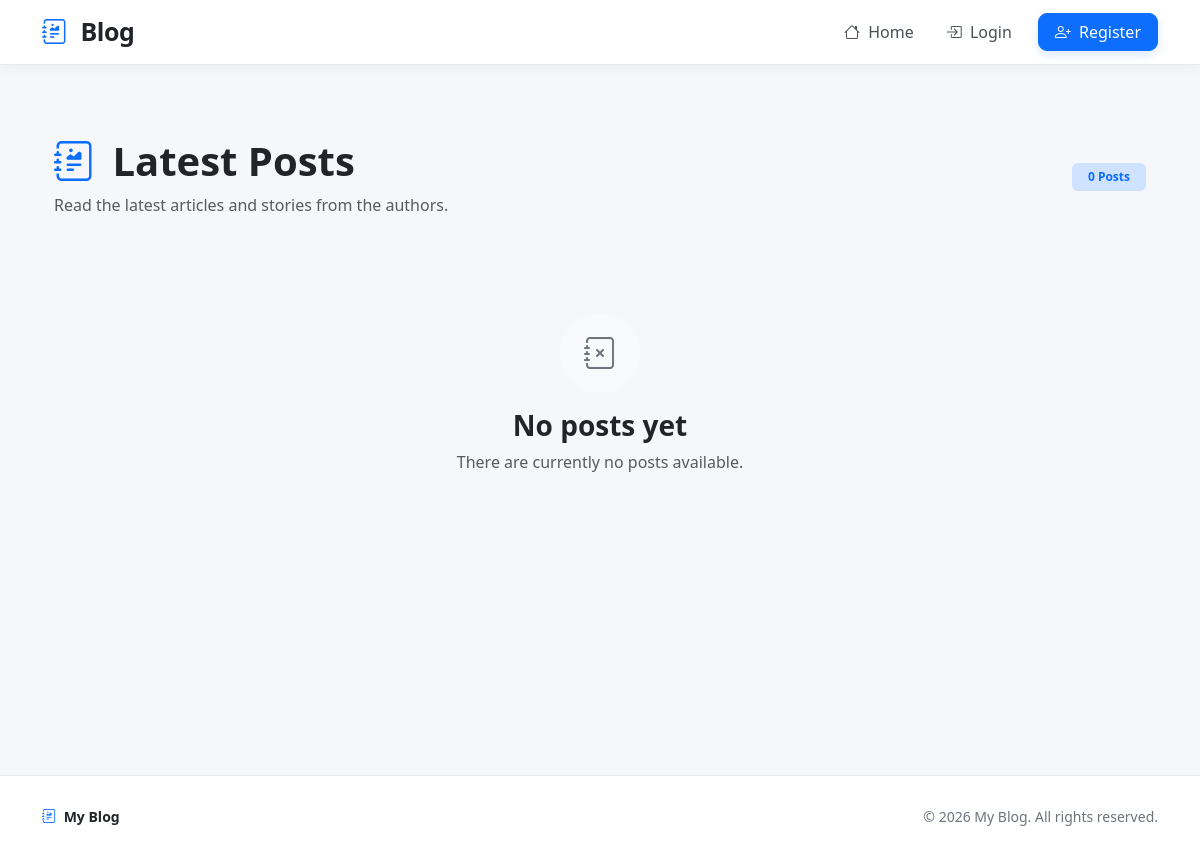
The app's page /, older data.
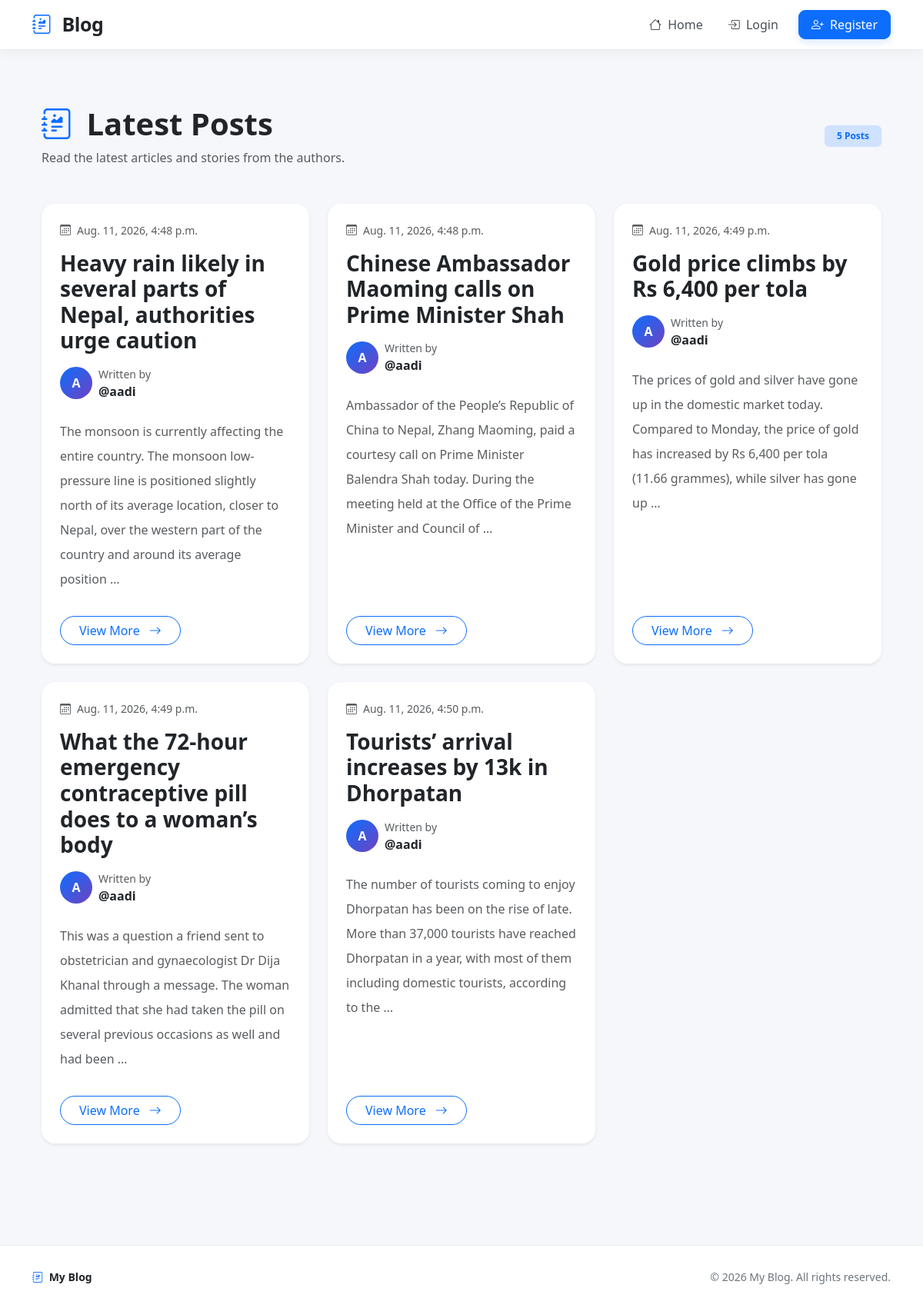
The same page, newer data.
### blog_app/models.py (models this page shows, shortened)
class Post(models.Model):
    title = models.CharField(max_length=256)
    content = models.TextField()
    author = models.ForeignKey("auth.User", on_delete=models.CASCADE)
    created_at = models.DateTimeField(auto_now_add=True)
    updated_at = models.DateTimeField(auto_now=True)
    published_at = models.DateTimeField(null=True, blank=True)

### blog_app/views.py (the view)
# urls.py: path("", views.post_list, name="post-list"),
def post_list(request):
    posts = Post.objects.all()
    return render(
        request,
        "post_list.html",
        {"posts": posts},
    )

### templates/post_list.html (shortened to what this page needs)
{% extends "base.html" %}
{% block content %}
<div class="container py-5">
    <div class="d-flex flex-column flex-md-row justify-content-between align-items-md-center mb-5">
        <div>
            <h1 class="fw-bold mb-2">
                <a href="/" class="text-decoration-none text-dark">
                    <i class="bi bi-journal-richtext text-primary me-2"></i>
                    Latest Posts
                </a>
            </h1>
            <p class="text-muted mb-0">
                Read the latest articles and stories from the authors.
            </p>
        </div>
        <span class="badge bg-primary-subtle text-primary px-3 py-2 mt-3 mt-md-0">
            {{ posts|length }} Posts
        </span>
    </div>
    <div class="row g-4">
        {% for post in posts %}
        <div class="col-12 col-md-6 col-lg-4">
            <article class="card h-100 border-0 shadow-sm post-card">
                <div class="card-body p-4">
                    <div class="d-flex align-items-center text-muted small mb-3">
                        <i class="bi bi-calendar3 me-2"></i>
                        {{ post.published_at }}
                    </div>
                    <h3 class="card-title fw-bold mb-3">
                        <a href="{% url 'post-detail' post.pk %}" class="text-decoration-none text-dark post-title">
                            {{ post.title }}
                        </a>
                    </h3>
                    <div class="d-flex align-items-center mb-4">
                        <div class="author-avatar">
                            {{ post.author.username|first|upper }}
                        </div>
                        <div class="ms-2">
                            <small class="text-muted d-block">Written by</small>
                            <span class="fw-semibold">
                                @{{ post.author.username }}
                            </span>
                        </div>
                    </div>
                    <p class="card-text text-muted lh-lg">
                        {{ post.content|truncatewords:35 }}
                    </p>
                </div>
                <div class="card-footer bg-white border-0 px-4 pb-4">
                    <a href="{% url 'post-detail' post.pk %}" class="btn btn-outline-primary rounded-pill px-4">
                        View More
                        <i class="bi bi-arrow-right ms-2"></i>
                    </a>
                </div>
            </article>
        </div>
        {% empty %}
        <div class="col-12">
            <div class="text-center py-5">
                <div class="empty-icon mb-3">
                    <i class="bi bi-journal-x"></i>
                </div>
                <h3 class="fw-bold">No posts yet</h3>
                <p class="text-muted">
                    There are currently no posts available.
                </p>
            </div>
        </div>
        {% endfor %}
    </div>
</div>
{% endblock content %}

### templates/base.html (shortened to what this page needs)
{% load static %}
<!doctype html>
<html lang="en">
<head>
    <link href="{% static 'css/bootstrap.min.css' %}" rel="stylesheet">
    <link rel="stylesheet" href="https://cdn.jsdelivr.net/npm/bootstrap-icons@1.11.3/font/bootstrap-icons.min.css">
</head>
<body>
    <nav class="navbar navbar-expand-lg navbar-custom sticky-top">
        <div class="container">
            <a class="navbar-brand" href="/">
                <i class="bi bi-journal-richtext me-2"></i>
                Blog
            </a>
            <div class="collapse navbar-collapse" id="mainNavbar">
                <ul class="navbar-nav ms-auto align-items-lg-center gap-lg-1">
                    <li class="nav-item">
                        <a class="nav-link" href="/">
                            <i class="bi bi-house me-1"></i>
                            Home
                        </a>
                    </li>
                    {% if request.user.is_authenticated %}
                    <li class="nav-item">
                        <a class="nav-link" href="#">
                            <i class="bi bi-plus-circle me-1"></i>
                            Add Post
                        </a>
                    </li>
                    <li class="nav-item">
                        <a class="nav-link" href="#">
                            <i class="bi bi-file-earmark-text me-1"></i>
                            Drafts
                        </a>
                    </li>
                    <li class="nav-item dropdown">
                        <a class="nav-link dropdown-toggle" href="#" role="button" data-bs-toggle="dropdown"
                            aria-expanded="false">
                            <i class="bi bi-person-circle me-1"></i>
                            {{ request.user.username }}
                        </a>
                        <ul class="dropdown-menu dropdown-menu-end shadow-sm border-0">
                            <li>
                                <a class="dropdown-item" href="#">
                                    <i class="bi bi-person me-2"></i>
                                    Profile
                                </a>
                            </li>
                            <li>
                                <a class="dropdown-item" href="#">
                                    <i class="bi bi-gear me-2"></i>
                                    Settings
                                </a>
                            </li>
                            <li>
                                <hr class="dropdown-divider">
                            </li>
                            <li>
                                <form action="{% url 'logout' %}" method="post">
                                    {% csrf_token %}
                                    <button type="submit" class="dropdown-item text-danger">
                                        <i class="bi bi-box-arrow-right me-2"></i>
                                        Logout
                                    </button>
                                </form>
                            </li>
                        </ul>
                    </li>
                    {% else %}
                    <li class="nav-item">
                        <a class="nav-link" href="{% url 'login' %}">
                            <i class="bi bi-box-arrow-in-right me-1"></i>
                            Login
                        </a>
                    </li>
                    <li class="nav-item">
                        <a class="btn btn-primary px-3 ms-lg-2" href="#">
                            <i class="bi bi-person-plus me-1"></i>
                            Register
                        </a>
                    </li>
                    {% endif %}
                </ul>
            </div>
        </div>
    </nav>
    <main>
        <div class="container py-4">
            {% block content %}
            {% endblock content %}
        </div>
    </main>
    <footer class="footer">
        <div class="container">
            <div class="d-flex flex-column flex-md-row
                       justify-content-between
                       align-items-center">
                <div class="footer-brand">
                    <i class="bi bi-journal-richtext me-1"></i>
                    My Blog
                </div>
                <div class="mt-2 mt-md-0">
                    © {% now "Y" %} My Blog.
                    All rights reserved.
                </div>
            </div>
        </div>
    </footer>
</body>
</html>

### templates/base.html (style rules this page uses)
body { background: #f5f7fb; color: #212529; font-family: system-ui, -apple-system, BlinkMacSystemFont, "Segoe UI", sans-serif; }
.navbar-custom { background: #ffffff; border-bottom: 1px solid #e9ecef; box-shadow: 0 2px 15px rgba(0, 0, 0, 0.05); }
.navbar-brand { font-size: 25px; font-weight: 800; color: #212529 !important; letter-spacing: -0.5px; }
.navbar-brand i { color: #0d6efd; }
.nav-link { color: #495057 !important; font-weight: 500; padding: 9px 14px !important; border-radius: 8px; transition: all 0.2s ease; }
.btn { border-radius: 9px; font-weight: 500; }
.btn-primary { box-shadow: 0 4px 10px rgba(13, 110, 253, 0.15); }
main { min-height: calc(100vh - 150px); }
.footer { margin-top: 60px; padding: 30px 0; border-top: 1px solid #e9ecef; background: #ffffff; color: #6c757d; font-size: 14px; }
.footer-brand { font-weight: 700; color: #212529; }
.footer-brand i { color: #0d6efd; }

### templates/post_list.html (style rules this page uses)
.post-card { border-radius: 18px; transition: all 0.25s ease; overflow: hidden; }
.post-title { transition: color 0.2s ease; }
.author-avatar { width: 42px; height: 42px; border-radius: 50%; background: linear-gradient(135deg, var(--bs-primary), #6f42c1); color: white; display: flex; align-items: center; justify-content: center; font-weight: 700; font-size: 16px; }

Row changes from the older to the newer data that the page shows:
added Post: published_at "Aug. 11, 2026, 4:48 p.m.", title "Heavy rain likely in several parts of Nepal, authorities urge caution", author.username|first "A", author.username "aadi", content "The monsoon is currently affecting the entire country. The monsoon low-pressure line is positioned slightly north of its average location, closer to Nepal, over the western part of the country and around its average position …"
added Post: published_at "Aug. 11, 2026, 4:48 p.m.", title "Chinese Ambassador Maoming calls on Prime Minister Shah", author.username|first "A", author.username "aadi", content "Ambassador of the People’s Republic of China to Nepal, Zhang Maoming, paid a courtesy call on Prime Minister Balendra Shah today. During the meeting held at the Office of the Prime Minister and Council of …"
added Post: published_at "Aug. 11, 2026, 4:49 p.m.", title "Gold price climbs by Rs 6,400 per tola", author.username|first "A", author.username "aadi", content "The prices of gold and silver have gone up in the domestic market today. Compared to Monday, the price of gold has increased by Rs 6,400 per tola (11.66 grammes), while silver has gone up …"
added Post: published_at "Aug. 11, 2026, 4:49 p.m.", title "What the 72-hour emergency contraceptive pill does to a woman’s body", author.username|first "A", author.username "aadi", content "This was a question a friend sent to obstetrician and gynaecologist Dr Dija Khanal through a message. The woman admitted that she had taken the pill on several previous occasions as well and had been …"
added Post: published_at "Aug. 11, 2026, 4:50 p.m.", title "Tourists’ arrival increases by 13k in Dhorpatan", author.username|first "A", author.username "aadi", content "The number of tourists coming to enjoy Dhorpatan has been on the rise of late. More than 37,000 tourists have reached Dhorpatan in a year, with most of them including domestic tourists, according to the …"
Text that changed along with them:
{{ posts|length }}: "0" → "5"
text no longer shown: "No posts yet There are currently no posts available."
